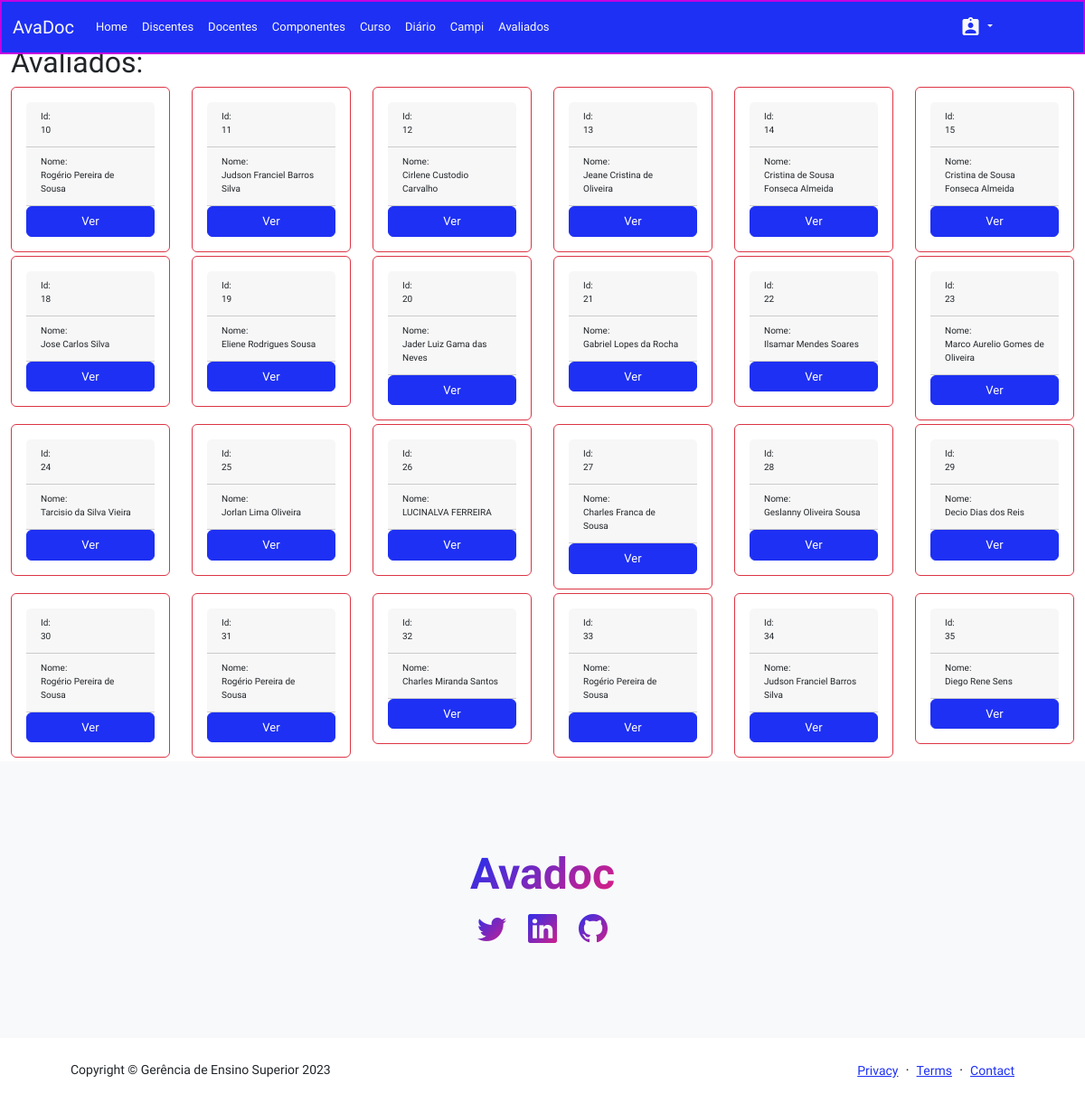
The page /ver_avalia/ (signed in) on the database its author committed.
### avadocApp/models.py (models this page shows)
class Avadoc(models.Model):
    id_avadoc = models.AutoField(primary_key=True)
    assid_avadoc =models.CharField(max_length=200, blank=True, null=False)
    pont_avadoc =models.CharField(max_length=200, blank=True, null=False)
    plan_avadoc =models.CharField(max_length=200, blank=True, null=False)
    realiza_avadoc =models.CharField(max_length=200, blank=True, null=False)
    avaliacao_avadoc =models.CharField(max_length=200, blank=True, null=False)
    postura_avadoc =models.CharField(max_length=200, blank=True, null=False)
    id_doc= models.CharField(max_length=200, blank=True, null=True)
    user_avadoc= models.CharField(max_length=200, blank=True, null=True)
    id_docente = models.ForeignKey(Docente, models.DO_NOTHING, db_column='id_docente', blank=True, null=False)

class Docente(models.Model):
    id_docente = models.AutoField(primary_key=True)
    cod_docente = models.CharField(max_length=200, blank=True, null=True)
    nome_docente = models.CharField(max_length=200, blank=True, null=True)
    def __str__(self):
        return self.nome_docente

### avadocApp/views.py (the view)
# urls.py: path('ver_avalia/', ver_avalia, name='ver_avalia'),
def ver_avalia(request):
    if request.user.is_authenticated:
        if request.user.is_superuser:
            avas = Avadoc.objects.all()
        else:
            avas = Avadoc.objects.filter(id_doc=request.user.username)
        if not avas.exists():
            return redirect('pag_sem_ava')  # Redirect to the appropriate page when no Avadoc objects are found
        else:
            return render(request, 'avadoc/ver_avalia.html', {'avas': avas})
    else:
        return render(request, "avadoc/pag_erro.html")

### avadocApp/templates/avadoc/ver_avalia.html
{% extends "avadoc/base.html" %}
{% block corpo %}
    <h2>Avaliados:</h2>
    <div class="row ">
        {% for ava in avas %}
            <div class="col-md-2">
                <div class="card border-danger  mb-1">
                    <div class="card-body ">
                        <form method="get">
                             <div class="card-header">
                                <label style="font-size: x-small" for="id_ava">Id:
                                    <div id="id_ava">{{ ava.id_avadoc }}</div>
                                </label>
                            </div>
                            <div class="card-header">
                                <label style="font-size: x-small" for="docente">Nome:
                                    <div id="docente">{{ ava.id_docente }}</div>
                                </label>
                            </div>
                            <div class="input-group">
                                <a href="{% url 'avindividual' ava.id_docente_id %}" name="search"
                                   class="btn btn-primary input-group "
                                   style="font-size:small; ">Ver</a>
                            </div>
                        </form>
                    </div>
                </div>
            </div>
        {% endfor %}
    </div>
{% endblock corpo %}

### avadocApp/static/css/estilo.css (style rules this page uses)
label { font-width: bold;; }

### rows shown on the page
Avadoc: id_avadoc "10", id_docente "Rogério Pereira de Sousa"
Avadoc: id_avadoc "11", id_docente "Judson Franciel Barros Silva"
Avadoc: id_avadoc "12", id_docente "Cirlene Custodio Carvalho"
Avadoc: id_avadoc "13", id_docente "Jeane Cristina de Oliveira"
Avadoc: id_avadoc "14", id_docente "Cristina de Sousa Fonseca Almeida"
Avadoc: id_avadoc "15", id_docente "Cristina de Sousa Fonseca Almeida"
Avadoc: id_avadoc "18", id_docente "Jose Carlos Silva"
Avadoc: id_avadoc "19", id_docente "Eliene Rodrigues Sousa"
Avadoc: id_avadoc "20", id_docente "Jader Luiz Gama das Neves"
Avadoc: id_avadoc "21", id_docente "Gabriel Lopes da Rocha"
Avadoc: id_avadoc "22", id_docente "Ilsamar Mendes Soares"
Avadoc: id_avadoc "23", id_docente "Marco Aurelio Gomes de Oliveira"
Avadoc: id_avadoc "24", id_docente "Tarcisio da Silva Vieira"
Avadoc: id_avadoc "25", id_docente "Jorlan Lima Oliveira"
Avadoc: id_avadoc "26", id_docente "LUCINALVA FERREIRA"
Avadoc: id_avadoc "27", id_docente "Charles Franca de Sousa"
Avadoc: id_avadoc "28", id_docente "Geslanny Oliveira Sousa"
Avadoc: id_avadoc "29", id_docente "Decio Dias dos Reis"
Avadoc: id_avadoc "30", id_docente "Rogério Pereira de Sousa"
Avadoc: id_avadoc "31", id_docente "Rogério Pereira de Sousa"
Avadoc: id_avadoc "32", id_docente "Charles Miranda Santos"
Avadoc: id_avadoc "33", id_docente "Rogério Pereira de Sousa"
Avadoc: id_avadoc "34", id_docente "Judson Franciel Barros Silva"
Avadoc: id_avadoc "35", id_docente "Diego Rene Sens"
